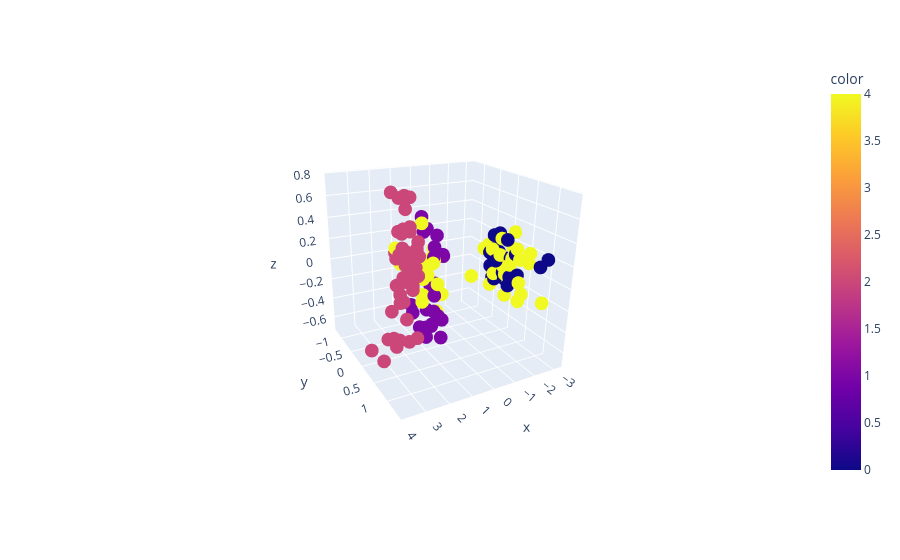

Notebook code cell kept with this figure:
### Code cell
import plotly.express as px
import plotly.offline as pyo
# Set notebook mode to work in offline
pyo.init_notebook_mode()

#lda = LinearDiscriminantAnalysis(n_components=3)
#X_lda = lda.fit(X, y).transform(X)

from sklearn.decomposition import PCA
pca = PCA(n_components = 3).fit(iris.data)
irispca = pca.transform(iris.data)

plt.figure(figsize=(10, 10))

colors = iris.target
colors[svmclf.support_] = 4

fig = px.scatter_3d(x=irispca[:,0], y=irispca[:,1], z=irispca[:,2],color=colors)
#fig = px.scatter_3d(x=irispca[svmclf.support_,0], y=irispca[svmclf.support_,1], z=irispca[svmclf.support_,2],color=['red' for i in range(len(svmclf.support_))])

fig.show()

### Figure 1 — Plotly figure (JSON) as saved in the notebook; plotly's stock layout.template omitted (floating-point values rounded to 4 significant figures; data arrays with more than 128 entries replaced by an {"elided": "..."} marker saying what was removed)
{"data": [{"hovertemplate": "x=%{x}<br>y=%{y}<br>z=%{z}<br>color=%{marker.color}<extra></extra>", "legendgroup": "", "marker": {"color": {"elided": "150 int values"}, "coloraxis": "coloraxis", "symbol": "circle"}, "mode": "markers", "name": "", "scene": "scene", "showlegend": false, "type": "scatter3d", "x": {"elided": "150 float values"}, "y": {"elided": "150 float values"}, "z": {"elided": "150 float values"}}], "layout": {"autosize": true, "coloraxis": {"colorbar": {"title": {"text": "color"}}, "colorscale": [[0, "#0d0887"], [0.1111, "#46039f"], [0.2222, "#7201a8"], [0.3333, "#9c179e"], [0.4444, "#bd3786"], [0.5556, "#d8576b"], [0.6667, "#ed7953"], [0.7778, "#fb9f3a"], [0.8889, "#fdca26"], [1, "#f0f921"]]}, "legend": {"tracegroupgap": 0}, "margin": {"t": 60}, "scene": {"aspectmode": "auto", "aspectratio": {"x": 1, "y": 1, "z": 1}, "camera": {"center": {"x": 0, "y": 0, "z": 0}, "eye": {"x": 1.304, "y": 2.306, "z": 1.074}, "projection": {"type": "perspective"}, "up": {"x": 0.03622, "y": 0.02661, "z": 0.999}}, "domain": {"x": [0, 1], "y": [0, 1]}, "xaxis": {"title": {"text": "x"}, "type": "linear"}, "yaxis": {"title": {"text": "y"}, "type": "linear"}, "zaxis": {"title": {"text": "z"}, "type": "linear"}}}}
